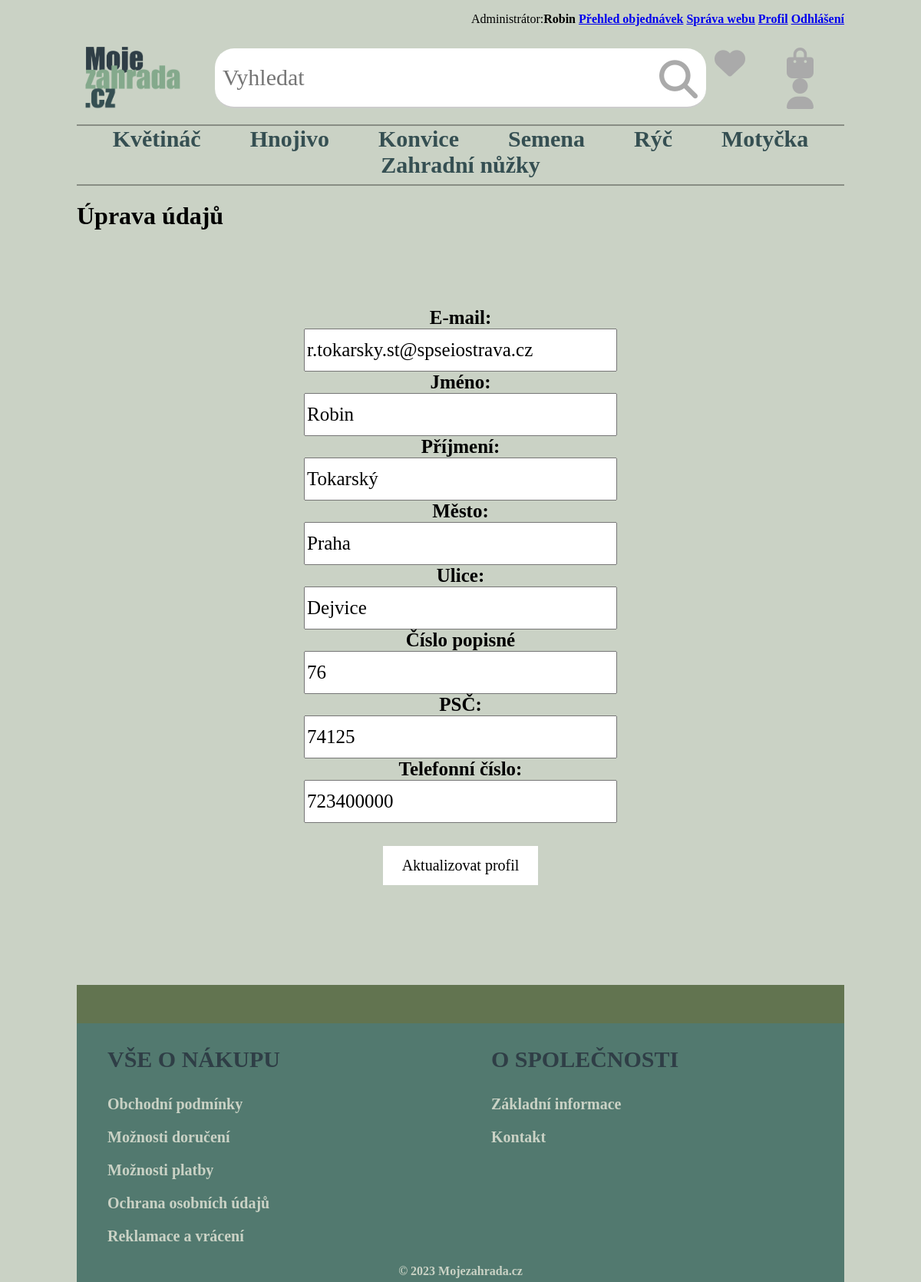
Page /mojezahrada/editaceProfilu.php (signed in) on the committed database.
### tables this page shows
CREATE TABLE `kategorie` (
  `id_kategorie` int(3) NOT NULL,
  `nazev` varchar(30) NOT NULL
);

CREATE TABLE `zakaznik` (
  `id_zakaznika` int(4) NOT NULL,
  `email` varchar(50) NOT NULL,
  `jmeno` varchar(50) NOT NULL,
  `prijmeni` varchar(50) NOT NULL,
  `heslo` varchar(200) NOT NULL,
  `mesto` varchar(40) NOT NULL,
  `ulice` varchar(40) NOT NULL,
  `cislo_p` int(5) NOT NULL,
  `psc` int(5) NOT NULL,
  `prava` int(1) NOT NULL,
  `telefon_cislo` varchar(20) NOT NULL
);

### mojezahrada/Databaze.php (called while the page is built, shortened)
<?php
class Databaze {
    private $server = "localhost";
    private $uzivatel = "root";
    private $heslo = "";
    private $databaze = "eshop_zahrada";
    public function pripojit() {
        $spojeni = mysqli_connect($this->server, $this->uzivatel, $this->heslo, $this->databaze);
        return $spojeni;
    }
    public function vybrat($tabulka, $sloupce = "*", $podminka = "") {
        $spojeni = $this->pripojit();
        $dotaz = "SELECT $sloupce FROM $tabulka";
        if ($podminka != "") {
            $dotaz .= " WHERE $podminka";
        }
        $vysledek = mysqli_query($spojeni, $dotaz);
        return $vysledek;
    }
}

### mojezahrada/editaceProfilu.php (the view, shortened to what this page needs)
<!DOCTYPE html>
<html>
<head>
    <?php
    include_once "link-styly.php";
    ?>
    <link rel="stylesheet" href="styles/editaceProfilu-style.css">
</head>
<body>
    <?php
        include_once "autentizace.php";
        include_once "header.php";
        include_once "navigace.php";
    ?>
    <h1>Úprava údajů</h1>
            <div>
                <?php
                    $db = new Databaze();
                    $nazevTabulky = "zakaznik";
                    $sloupce = "*, COUNT(*) as pocet";
                    $podminka = "email = '" . $_SESSION["email"] . "' and heslo = '".$_SESSION["heslo"]."'";
                    $vysledek = $db->vybrat($nazevTabulky,$sloupce,$podminka);
                    $radek = $vysledek->fetch_assoc();
                    $pocet = $radek['pocet'];
                    if($pocet == 1)
                    {
                        ?>
                        <form action="edit.php" method="POST" class="editaceProfilu">
                                <label>E-mail:</label><br>
                                <input type="text" name="email" value="<?=$radek['email'];?>"><br>
                                <label>Jméno:</label><br>
                                <input type="text" name="jmeno" value="<?=$radek['jmeno'];?>"><br>
                                <label>Příjmení:</label><br>
                                <input type="text" name="prijmeni" value="<?=$radek['prijmeni'];?>"><br>
                                <label>Město:</label><br>
                                <input type="text" name="mesto" value="<?=$radek['mesto'];?>"><br>
                                <label>Ulice:</label><br>
                                <input type="text" name="ulice" value="<?=$radek['ulice'];?>"><br>
                                <label>Číslo popisné</label><br>
                                <input type="text" name="cislop" value="<?=$radek['cislo_p'];?>"><br>
                                <label>PSČ:</label><br>
                                <input type="number" name="psc" value="<?=$radek['psc'];?>"><br>
                                <label>Telefonní číslo:</label><br>
                                <input type="text" name="tel" value="<?=$radek['telefon_cislo'];?>"><br>
                                <button type="submit" name="update_profil" class="aktualizovat-profil">
                                    Aktualizovat profil
                                </button>
                        </form>
                        <?php
                    }
                    else
                    {
                        echo "Nastala chyba, zkuste načíst stránku znova:";
                    }
                ?>
            </div>
    <?php
        include_once "paticka.php";
    ?>
</body>
</html>

### mojezahrada/vypisKategriiNav.php (shortened to what this page needs)
<?php
$tabulka= "kategorie";
$db = new Databaze();
$vysledek = $db->vybrat($tabulka);
if ($vysledek->num_rows > 0) {
    while ($radek = $vysledek->fetch_assoc()) {
        ?>
            <li><a href="vypisKategorieProduktu.php?id_kategorie=<?=$radek["id_kategorie"]?>"><?=$radek["nazev"]; ?></a></li>
        <?php
    }
} else {
    echo "Nejsou žádné kategorie";
}
?>

### mojezahrada/styles/index-style.css (style rules this page uses)
body { padding: 0px 100px; margin: 0; background-color: #cad2c5; }
.navigace ul li { display: inline; list-style-type: none; }
.navigace ul li a { text-decoration: none; padding: 14px 30px; font-size: 30px; font-family: "Impact", "Times New Roman"; color: #354f52; }

### mojezahrada/styles/editaceProfilu-style.css (style rules this page uses)
.editaceProfilu { text-align: center; margin: 100px; }
.editaceProfilu input[type="email"], .editaceProfilu input[type="text"], .editaceProfilu input[type="number"] { width: 400px; height: 50px; }
.aktualizovat-profil { margin: 30px; background-color: white; text-decoration: none; border:none; font-family: Impact; font-size:20px; padding: 14px 25px; }
.editaceProfilu label, .editaceProfilu input { font-family: Impact; font-size: 25px; }

### rows in the picture
kategorie: nazev "Květináč"
kategorie: nazev "Hnojivo"
kategorie: nazev "Konvice"
kategorie: nazev "Semena"
kategorie: nazev "Rýč"
kategorie: nazev "Motyčka"
kategorie: nazev "Zahradní nůžky"
zakaznik: email "r.tokarsky.st@spseiostrava.cz", jmeno "Robin", prijmeni "Tokarský", mesto "Praha", ulice "Dejvice", cislop "76", psc "74125", tel "723400000"

### other values in the picture
$_SESSION["uzivatel"] "Robin"
